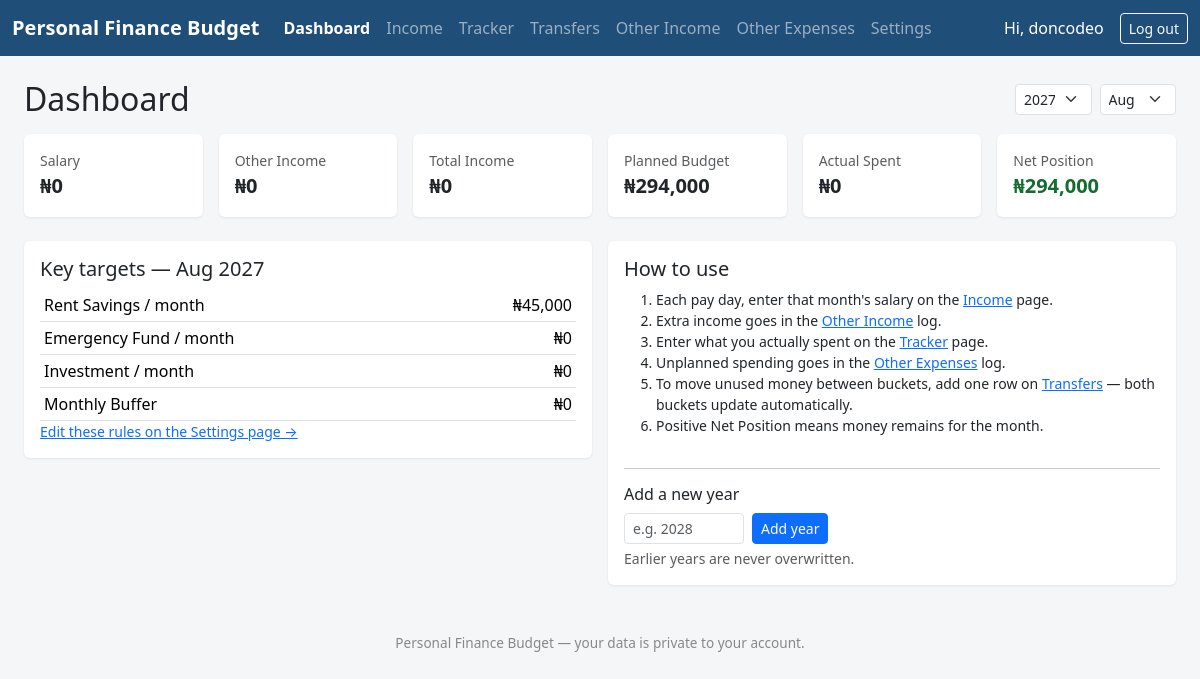
/dashboard.php (signed in), run on the app's committed database.
### tables this page shows
CREATE TABLE users (
            id INTEGER PRIMARY KEY AUTOINCREMENT,
            username TEXT UNIQUE NOT NULL,
            password_hash TEXT NOT NULL,
            currency_symbol TEXT NOT NULL DEFAULT '₦',
            created_at TEXT NOT NULL DEFAULT (datetime('now'))
        );

### src/db.php (called while the page is built, shortened)
<?php
function get_db(): PDO
{
    static $pdo = null;
    if ($pdo !== null) {
        return $pdo;
    }
    $pdo = new PDO('sqlite:' . DB_PATH);
    $pdo->setAttribute(PDO::ATTR_ERRMODE, PDO::ERRMODE_EXCEPTION);
    $pdo->exec('PRAGMA foreign_keys = ON');
    return $pdo;
}

### src/auth.php (called while the page is built, shortened)
<?php
function current_user(): ?array
{
    $stmt = get_db()->prepare('SELECT id, username, currency_symbol FROM users WHERE id = ?');
    $stmt->execute([$_SESSION['user_id']]);
    $row = $stmt->fetch(PDO::FETCH_ASSOC);
    $user = $row;
    return $user;
}
function require_login(): array
{
    $user = current_user();
    return $user;
}

### src/helpers.php (called while the page is built, shortened)
<?php
function fmt_money(float $amount, string $symbol = '₦'): string
{
    return $symbol . number_format($amount, 0);
}
function h(?string $s): string
{
    return htmlspecialchars($s ?? '', ENT_QUOTES);
}
function get_categories(PDO $pdo, int $userId): array
{
    $stmt = $pdo->prepare('SELECT * FROM categories WHERE user_id = ? AND archived = 0 ORDER BY sort_order, id');
    $stmt->execute([$userId]);
    return $stmt->fetchAll(PDO::FETCH_ASSOC);
}
function get_categories_grouped(PDO $pdo, int $userId): array
{
    $groups = [];
    foreach (get_categories($pdo, $userId) as $cat) {
        $groups[$cat['group_name']][] = $cat;
    }
    return $groups;
}
function get_years(PDO $pdo, int $userId): array
{
    $stmt = $pdo->prepare('SELECT year FROM years WHERE user_id = ? ORDER BY year DESC');
    $stmt->execute([$userId]);
    return array_map('intval', array_column($stmt->fetchAll(PDO::FETCH_ASSOC), 'year'));
}
function get_salary(PDO $pdo, int $userId, int $year, string $month): float
{
    $stmt = $pdo->prepare('SELECT salary FROM income WHERE user_id = ? AND year = ? AND month = ?');
    $stmt->execute([$userId, $year, $month]);
    $v = $stmt->fetchColumn();
    return $v === false ? 0.0 : (float)$v;
}
function get_other_income_total(PDO $pdo, int $userId, int $year, string $month): float
{
    $stmt = $pdo->prepare('SELECT COALESCE(SUM(amount),0) FROM other_income WHERE user_id = ? AND year = ? AND month = ?');
    $stmt->execute([$userId, $year, $month]);
    return (float)$stmt->fetchColumn();
}
function get_other_expense_total(PDO $pdo, int $userId, int $year, string $month): float
{
    $stmt = $pdo->prepare('SELECT COALESCE(SUM(amount),0) FROM other_expenses WHERE user_id = ? AND year = ? AND month = ?');
    $stmt->execute([$userId, $year, $month]);
    return (float)$stmt->fetchColumn();
}
function category_budget(array $category, float $salary): float
{
    if ($category['basis'] === 'percent') {
        return round((float)$category['percent'] * $salary, 2);
    }
    return (float)$category['fixed_amount'];
}
function get_actual(PDO $pdo, int $userId, int $categoryId, int $year, string $month): float
{
    $stmt = $pdo->prepare('SELECT actual FROM tracker_actuals WHERE user_id = ? AND category_id = ? AND year = ? AND month = ?');
    $stmt->execute([$userId, $categoryId, $year, $month]);
    $v = $stmt->fetchColumn();
    return $v === false ? 0.0 : (float)$v;
}
function get_transfer_in(PDO $pdo, int $userId, int $categoryId, int $year, string $month): float
{
    $stmt = $pdo->prepare('SELECT COALESCE(SUM(amount),0) FROM transfers WHERE user_id = ? AND to_category_id = ? AND year = ? AND month = ?');
    $stmt->execute([$userId, $categoryId, $year, $month]);
    return (float)$stmt->fetchColumn();
}
function get_transfer_out(PDO $pdo, int $userId, int $categoryId, int $year, string $month): float
{
    $stmt = $pdo->prepare('SELECT COALESCE(SUM(amount),0) FROM transfers WHERE user_id = ? AND from_category_id = ? AND year = ? AND month = ?');
    $stmt->execute([$userId, $categoryId, $year, $month]);
    return (float)$stmt->fetchColumn();
}
function tracker_row(PDO $pdo, int $userId, array $category, int $year, string $month, float $salary): array
{
    $budget = category_budget($category, $salary);
    $actual = $category['is_other']
        ? get_other_expense_total($pdo, $userId, $year, $month)
        : get_actual($pdo, $userId, (int)$category['id'], $year, $month);
    $in = get_transfer_in($pdo, $userId, (int)$category['id'], $year, $month);
    $out = get_transfer_out($pdo, $userId, (int)$category['id'], $year, $month);
    $closing = $budget - $actual + $in - $out;
    return compact('budget', 'actual', 'in', 'out', 'closing');
}
function tracker_month(PDO $pdo, int $userId, int $year, string $month): array
{
    $salary = get_salary($pdo, $userId, $year, $month);
    $grouped = get_categories_grouped($pdo, $userId);
    $result = [];
    $totals = ['budget' => 0, 'actual' => 0, 'in' => 0, 'out' => 0, 'closing' => 0];
    foreach ($grouped as $groupName => $cats) {
        $rows = [];
        foreach ($cats as $cat) {
            $row = tracker_row($pdo, $userId, $cat, $year, $month, $salary);
            $row['category'] = $cat;
            $rows[] = $row;
            foreach (['budget', 'actual', 'in', 'out', 'closing'] as $k) {
                $totals[$k] += $row[$k];
            }
        }
        $result[$groupName] = $rows;
    }
    return ['groups' => $result, 'totals' => $totals, 'salary' => $salary];
}

### public/dashboard.php (the view, shortened to what this page needs)
<?php
require __DIR__ . '/../src/db.php';
require __DIR__ . '/../src/auth.php';
require __DIR__ . '/../src/helpers.php';
$user = require_login();
$pdo = get_db();
$userId = (int)$user['id'];
$symbol = $user['currency_symbol'];
$years = get_years($pdo, $userId);
$selectedYear = (int)($_GET['year'] ?? $years[0]);
$selectedMonth = $_GET['month'] ?? MONTHS[(int)date('n') - 1];
$data = tracker_month($pdo, $userId, $selectedYear, $selectedMonth);
$otherIncome = get_other_income_total($pdo, $userId, $selectedYear, $selectedMonth);
$salary = $data['salary'];
$totalIncome = $salary + $otherIncome;
$totals = $data['totals'];
function find_cat_row(array $groups, string $name): ?array
{
    foreach ($groups as $rows) {
        foreach ($rows as $row) {
            if ($row['category']['name'] === $name) {
                return $row;
            }
        }
    }
    return null;
}
$rentSavings = find_cat_row($data['groups'], 'Rent Savings');
$emergency = find_cat_row($data['groups'], 'Emergency Fund');
$investment = find_cat_row($data['groups'], 'Investment');
$buffer = find_cat_row($data['groups'], 'Monthly Buffer');
$activePage = 'dashboard';
require __DIR__ . '/../src/layout_header.php';
?>
<div class="d-flex justify-content-between align-items-center mb-3">
  <h2 class="mb-0">Dashboard</h2>
  <form method="get" class="d-flex gap-2">
    <select name="year" class="form-select form-select-sm" onchange="this.form.submit()">
      <?php foreach ($years as $y): ?>
        <option value="<?= $y ?>" <?= $y === $selectedYear ? 'selected' : '' ?>><?= $y ?></option>
      <?php endforeach; ?>
    </select>
    <select name="month" class="form-select form-select-sm" onchange="this.form.submit()">
      <?php foreach (MONTHS as $m): ?>
        <option value="<?= $m ?>" <?= $m === $selectedMonth ? 'selected' : '' ?>><?= $m ?></option>
      <?php endforeach; ?>
    </select>
  </form>
</div>
<div class="row g-3 mb-4">
  <div class="col-md-4 col-lg-2">
    <div class="card p-3"><div class="text-muted small">Salary</div><div class="fs-5 fw-bold"><?= fmt_money($salary, $symbol) ?></div></div>
  </div>
  <div class="col-md-4 col-lg-2">
    <div class="card p-3"><div class="text-muted small">Other Income</div><div class="fs-5 fw-bold"><?= fmt_money($otherIncome, $symbol) ?></div></div>
  </div>
  <div class="col-md-4 col-lg-2">
    <div class="card p-3"><div class="text-muted small">Total Income</div><div class="fs-5 fw-bold"><?= fmt_money($totalIncome, $symbol) ?></div></div>
  </div>
  <div class="col-md-4 col-lg-2">
    <div class="card p-3"><div class="text-muted small">Planned Budget</div><div class="fs-5 fw-bold"><?= fmt_money($totals['budget'], $symbol) ?></div></div>
  </div>
  <div class="col-md-4 col-lg-2">
    <div class="card p-3"><div class="text-muted small">Actual Spent</div><div class="fs-5 fw-bold"><?= fmt_money($totals['actual'], $symbol) ?></div></div>
  </div>
  <div class="col-md-4 col-lg-2">
    <div class="card p-3"><div class="text-muted small">Net Position</div>
      <div class="fs-5 fw-bold <?= $totals['closing'] >= 0 ? 'positive' : 'negative' ?>"><?= fmt_money($totals['closing'], $symbol) ?></div>
    </div>
  </div>
</div>
<div class="row g-3">
  <div class="col-lg-6">
    <div class="card p-3">
      <h5>Key targets — <?= h($selectedMonth) ?> <?= $selectedYear ?></h5>
      <table class="table table-sm mb-0">
        <tbody>
          <tr><td>Rent Savings / month</td><td class="text-end"><?= fmt_money($rentSavings['budget'] ?? 0, $symbol) ?></td></tr>
          <tr><td>Emergency Fund / month</td><td class="text-end"><?= fmt_money($emergency['budget'] ?? 0, $symbol) ?></td></tr>
          <tr><td>Investment / month</td><td class="text-end"><?= fmt_money($investment['budget'] ?? 0, $symbol) ?></td></tr>
          <tr><td>Monthly Buffer</td><td class="text-end"><?= fmt_money($buffer['budget'] ?? 0, $symbol) ?></td></tr>
        </tbody>
      </table>
      <a href="settings.php" class="small">Edit these rules on the Settings page &rarr;</a>
    </div>
  </div>
  <div class="col-lg-6">
    <div class="card p-3">
      <h5>How to use</h5>
      <ol class="small mb-3">
        <li>Each pay day, enter that month's salary on the <a href="income.php">Income</a> page.</li>
        <li>Extra income goes in the <a href="other_income.php">Other Income</a> log.</li>
        <li>Enter what you actually spent on the <a href="tracker.php">Tracker</a> page.</li>
        <li>Unplanned spending goes in the <a href="other_expenses.php">Other Expenses</a> log.</li>
        <li>To move unused money between buckets, add one row on <a href="transfers.php">Transfers</a> — both buckets update automatically.</li>
        <li>Positive Net Position means money remains for the month.</li>
      </ol>
      <hr>
      <h6>Add a new year</h6>
      <form method="post" class="d-flex gap-2">
        <input type="number" name="new_year" class="form-control form-control-sm" style="max-width:120px" placeholder="e.g. 2028" min="2000" max="2100">
        <button class="btn btn-sm btn-primary" type="submit">Add year</button>
      </form>
      <div class="form-text">Earlier years are never overwritten.</div>
    </div>
  </div>
</div>
<?php require __DIR__ . '/../src/layout_footer.php'; ?>

### src/layout_header.php (shortened to what this page needs)
<?php
$activePage = $activePage ?? '';
?>
<!DOCTYPE html>
<html lang="en">
<head>
<link href="https://cdn.jsdelivr.net/npm/bootstrap@5.3.3/dist/css/bootstrap.min.css" rel="stylesheet">
</head>
<body>
<?php if ($user): ?>
<nav class="navbar navbar-expand-lg navbar-dark" style="background-color:#1f4e78;">
  <div class="container-fluid">
    <a class="navbar-brand" href="dashboard.php"><?= h(APP_NAME) ?></a>
    <div class="collapse navbar-collapse" id="nav">
      <ul class="navbar-nav me-auto">
        <li class="nav-item"><a class="nav-link <?= $activePage==='dashboard'?'active fw-bold':'' ?>" href="dashboard.php">Dashboard</a></li>
        <li class="nav-item"><a class="nav-link <?= $activePage==='income'?'active fw-bold':'' ?>" href="income.php">Income</a></li>
        <li class="nav-item"><a class="nav-link <?= $activePage==='tracker'?'active fw-bold':'' ?>" href="tracker.php">Tracker</a></li>
        <li class="nav-item"><a class="nav-link <?= $activePage==='transfers'?'active fw-bold':'' ?>" href="transfers.php">Transfers</a></li>
        <li class="nav-item"><a class="nav-link <?= $activePage==='other_income'?'active fw-bold':'' ?>" href="other_income.php">Other Income</a></li>
        <li class="nav-item"><a class="nav-link <?= $activePage==='other_expenses'?'active fw-bold':'' ?>" href="other_expenses.php">Other Expenses</a></li>
        <li class="nav-item"><a class="nav-link <?= $activePage==='settings'?'active fw-bold':'' ?>" href="settings.php">Settings</a></li>
      </ul>
      <span class="navbar-text text-white me-3">Hi, <?= h($user['username']) ?></span>
      <a class="btn btn-sm btn-outline-light" href="logout.php">Log out</a>
    </div>
  </div>
</nav>
<?php endif; ?>
<div class="container-fluid py-4 px-4">

### src/layout_header.php (style rules this page uses)
body { background-color: #f4f6f8; }
.navbar-brand { font-weight: 600; }
.card { border: none; box-shadow: 0 1px 3px rgba(0,0,0,.08); }
.positive { color: #146c2e; }

### data on the page
users: username "doncodeo", currency_symbol "₦0", currency_symbol "₦294,000", currency_symbol "₦45,000"

### other printed values
APP_NAME "Personal Finance Budget"
fmt_money($otherIncome, $symbol) "₦0"
fmt_money($totalIncome, $symbol) "₦0"
$selectedMonth "Aug"
$selectedYear "2027"
form field year "2027"
form field month "Aug"
